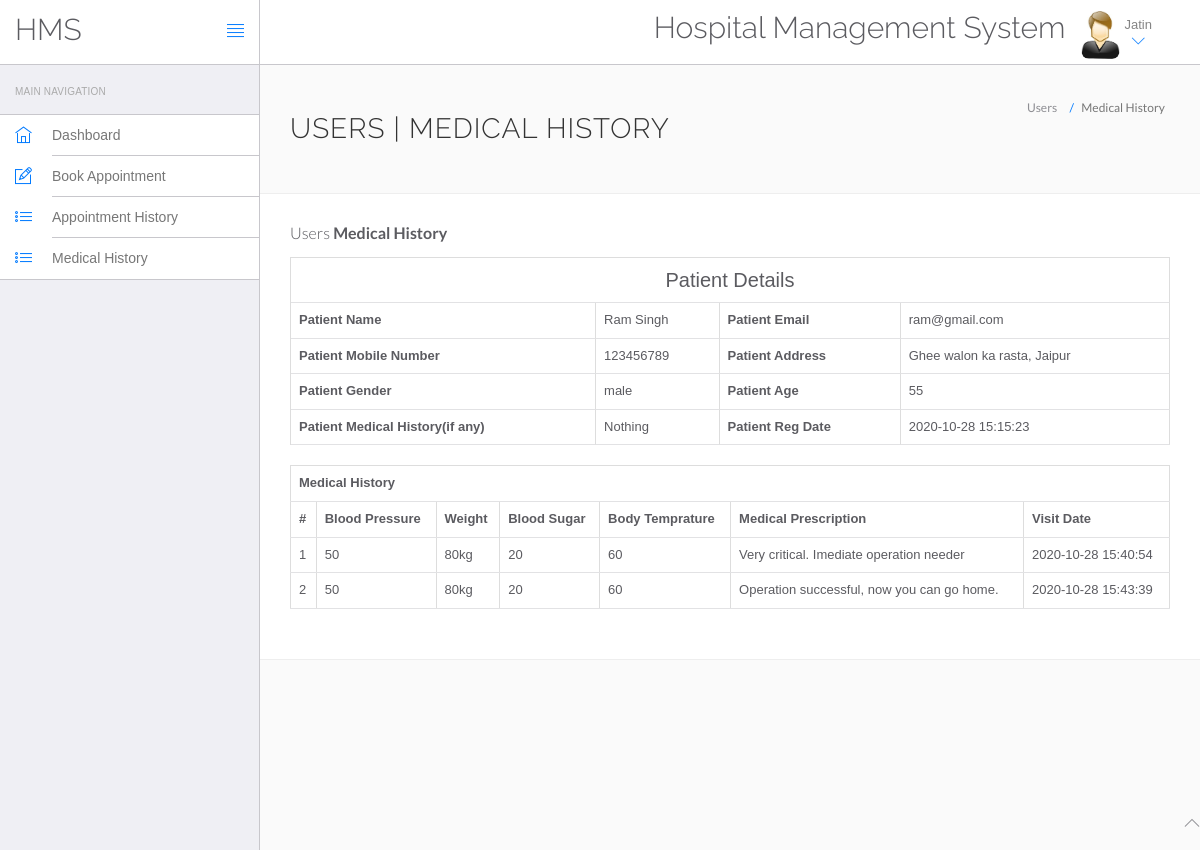
Screenshot of /hms/view-medhistory.php?viewid=6 (signed in) with the database file from the repository.
### tables this page shows
CREATE TABLE `users` (
  `id` int(11) NOT NULL,
  `fullName` varchar(255) DEFAULT NULL,
  `address` longtext DEFAULT NULL,
  `city` varchar(255) DEFAULT NULL,
  `gender` varchar(255) DEFAULT NULL,
  `email` varchar(255) DEFAULT NULL,
  `password` varchar(255) DEFAULT NULL,
  `regDate` timestamp NULL DEFAULT current_timestamp(),
  `updationDate` timestamp NULL DEFAULT NULL ON UPDATE current_timestamp()
);

CREATE TABLE `tblpatient` (
  `ID` int(10) NOT NULL,
  `Docid` int(10) DEFAULT NULL,
  `PatientName` varchar(200) DEFAULT NULL,
  `PatientContno` bigint(10) DEFAULT NULL,
  `PatientEmail` varchar(200) DEFAULT NULL,
  `PatientGender` varchar(50) DEFAULT NULL,
  `PatientAdd` mediumtext DEFAULT NULL,
  `PatientAge` int(10) DEFAULT NULL,
  `PatientMedhis` mediumtext DEFAULT NULL,
  `CreationDate` timestamp NULL DEFAULT current_timestamp(),
  `UpdationDate` timestamp NULL DEFAULT NULL ON UPDATE current_timestamp()
);

CREATE TABLE `tblmedicalhistory` (
  `ID` int(10) NOT NULL,
  `PatientID` int(10) DEFAULT NULL,
  `BloodPressure` varchar(200) DEFAULT NULL,
  `BloodSugar` varchar(200) NOT NULL,
  `Weight` varchar(100) DEFAULT NULL,
  `Temperature` varchar(200) DEFAULT NULL,
  `MedicalPres` mediumtext DEFAULT NULL,
  `CreationDate` timestamp NOT NULL DEFAULT current_timestamp() ON UPDATE current_timestamp()
);

### hms/view-medhistory.php (the view, shortened to what this page needs)
<?php
include('include/config.php');
?>
<!DOCTYPE html>
<html lang="en">
	<head>
		<link rel="stylesheet" href="vendor/bootstrap/css/bootstrap.min.css">
		<link rel="stylesheet" href="vendor/fontawesome/css/font-awesome.min.css">
		<link rel="stylesheet" href="vendor/themify-icons/themify-icons.min.css">
		<link href="vendor/animate.css/animate.min.css" rel="stylesheet" media="screen">
		<link href="vendor/perfect-scrollbar/perfect-scrollbar.min.css" rel="stylesheet" media="screen">
		<link href="vendor/switchery/switchery.min.css" rel="stylesheet" media="screen">
		<link href="vendor/bootstrap-touchspin/jquery.bootstrap-touchspin.min.css" rel="stylesheet" media="screen">
		<link href="vendor/select2/select2.min.css" rel="stylesheet" media="screen">
		<link href="vendor/bootstrap-datepicker/bootstrap-datepicker3.standalone.min.css" rel="stylesheet" media="screen">
		<link href="vendor/bootstrap-timepicker/bootstrap-timepicker.min.css" rel="stylesheet" media="screen">
		<link rel="stylesheet" href="assets/css/styles.css">
		<link rel="stylesheet" href="assets/css/plugins.css">
		<link rel="stylesheet" href="assets/css/themes/theme-1.css" id="skin_color" />
	</head>
	<body>
		<div id="app">
<?php include('include/sidebar.php');?>
<div class="app-content">
<?php include('include/header.php');?>
<div class="main-content" >
<div class="wrap-content container" id="container">
<section id="page-title">
<div class="row">
<div class="col-sm-8">
<h1 class="mainTitle">Users | Medical History</h1>
</div>
<ol class="breadcrumb">
<li>
<span>Users</span>
</li>
<li class="active">
<span>Medical History</span>
</li>
</ol>
</div>
</section>
<div class="container-fluid container-fullw bg-white">
<div class="row">
<div class="col-md-12">
<h5 class="over-title margin-bottom-15">Users <span class="text-bold">Medical History</span></h5>
<?php
                               $vid=$_GET['viewid'];
                               $ret=mysqli_query($con,"select * from tblpatient where ID='$vid'");
$cnt=1;
while ($row=mysqli_fetch_array($ret)) {
                               ?>
<table border="1" class="table table-bordered">
 <tr align="center">
<td colspan="4" style="font-size:20px;color:blue">
 Patient Details</td></tr>
    <tr>
    <th scope>Patient Name</th>
    <td><?php  echo $row['PatientName'];?></td>
    <th scope>Patient Email</th>
    <td><?php  echo $row['PatientEmail'];?></td>
  </tr>
  <tr>
    <th scope>Patient Mobile Number</th>
    <td><?php  echo $row['PatientContno'];?></td>
    <th>Patient Address</th>
    <td><?php  echo $row['PatientAdd'];?></td>
  </tr>
    <tr>
    <th>Patient Gender</th>
    <td><?php  echo $row['PatientGender'];?></td>
    <th>Patient Age</th>
    <td><?php  echo $row['PatientAge'];?></td>
  </tr>
  <tr>
    <th>Patient Medical History(if any)</th>
    <td><?php  echo $row['PatientMedhis'];?></td>
     <th>Patient Reg Date</th>
    <td><?php  echo $row['CreationDate'];?></td>
  </tr>
<?php }?>
</table>
<?php
$ret=mysqli_query($con,"select * from tblmedicalhistory  where PatientID='$vid'");
 ?>
<table id="datatable" class="table table-bordered dt-responsive nowrap" style="border-collapse: collapse; border-spacing: 0; width: 100%;">
  <tr align="center">
   <th colspan="8" >Medical History</th>
  </tr>
  <tr>
    <th>#</th>
<th>Blood Pressure</th>
<th>Weight</th>
<th>Blood Sugar</th>
<th>Body Temprature</th>
<th>Medical Prescription</th>
<th>Visit Date</th>
</tr>
<?php
while ($row=mysqli_fetch_array($ret)) {
  ?>
<tr>
  <td><?php echo $cnt;?></td>
 <td><?php  echo $row['BloodPressure'];?></td>
 <td><?php  echo $row['Weight'];?></td>
 <td><?php  echo $row['BloodSugar'];?></td>
  <td><?php  echo $row['Temperature'];?></td>
  <td><?php  echo $row['MedicalPres'];?></td>
  <td><?php  echo $row['CreationDate'];?></td>
</tr>
<?php $cnt=$cnt+1;} ?>
</table>
</div>
</div>
</div>
</div>
</div>
</div>
</div>
	<?php include('include/footer.php');?>
	</body>
</html>

### hms/include/header.php (shortened to what this page needs)
<header class="navbar navbar-default navbar-static-top">
					<div class="navbar-header">
						<a class="navbar-brand" href="#">
							<h2 style="padding-top:20% ">HMS</h2>
						</a>
						<a href="#" class="sidebar-toggler pull-right visible-md visible-lg" data-toggle-class="app-sidebar-closed" data-toggle-target="#app">
							<i class="ti-align-justify"></i>
						</a>
					</div>
					<div class="navbar-collapse collapse">
						<ul class="nav navbar-right">
								<li  style="padding-top:2% ">
								<h2>Hospital Management System</h2>
							</li>
							<li class="dropdown current-user">
								<a href class="dropdown-toggle" data-toggle="dropdown">
									<img src="assets/images/images.jpg"> <span class="username">
									<?php $query=mysqli_query($con,"select fullName from users where id='".$_SESSION['id']."'");
while($row=mysqli_fetch_array($query))
{
	echo $row['fullName'];
}
									?> <i class="ti-angle-down"></i></i></span>
								</a>
							</li>
						</ul>
					</div>
				</header>

### hms/assets/css/themes/theme-1.css (style rules this page uses)
body { background: #FAFAFA; }
header .navbar-header { background: #ffffff !important; border-right-color: #c8c7cc !important; border-bottom-color: #c8c7cc !important; }
header .navbar-header .sidebar-toggler, header .navbar-header .sidebar-mobile-toggler { color: #007aff !important; }
header .navbar-header .navbar-brand { color: #777 !important; }
header .navbar-collapse { background: #ffffff !important; border-bottom-color: #c8c7cc !important; box-shadow: none !important; }
header .navbar-collapse .navbar-right > li > a { color: #777; }
header .navbar-collapse .navbar-right > li > a i { color: #007aff !important; }

### rows the page displays
users: fullName "Jatin"
tblpatient: PatientName "Ram Singh", PatientEmail "ram@gmail.com", PatientContno "123456789", PatientAdd "Ghee walon ka rasta, Jaipur", PatientGender "male", PatientAge "55", PatientMedhis "Nothing", CreationDate "2020-10-28 15:15:23"
tblmedicalhistory: BloodPressure "50", Weight "80kg", BloodSugar "20", Temperature "60", MedicalPres "Very critical. Imediate operation needer", CreationDate "2020-10-28 15:40:54"
tblmedicalhistory: BloodPressure "50", Weight "80kg", BloodSugar "20", Temperature "60", MedicalPres "Operation successful, now you can go home.", CreationDate "2020-10-28 15:43:39"
